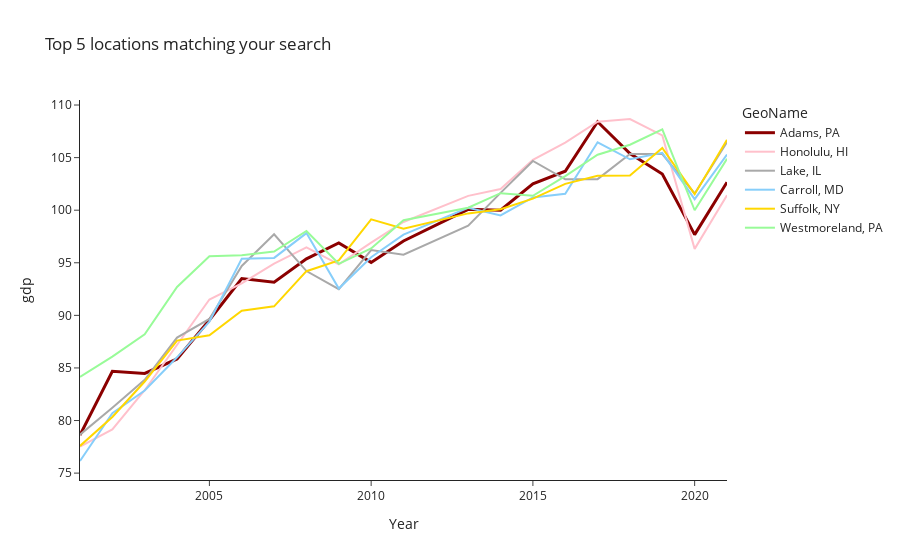

Here is the notebook cell this chart was saved with:
### Code cell
# you can plot the few most similar cities:
f.plot_kins()

### Figure 1 — Plotly figure (JSON) as saved in the notebook; plotly's stock layout.template omitted (floating-point values rounded to 4 significant figures)
{"data": [{"line": {"color": "darkred", "width": 3}, "mode": "lines", "name": "Adams, PA", "text": "Adams, PA", "textposition": "top right", "type": "scatter", "x": [2001, 2002, 2003, 2004, 2005, 2006, 2007, 2008, 2009, 2010, 2011, 2013, 2014, 2015, 2016, 2017, 2018, 2019, 2020, 2021], "y": [78.62, 84.69, 84.47, 85.86, 89.56, 93.51, 93.15, 95.38, 96.89, 95.04, 97.07, 100.1, 100.0, 102.5, 103.7, 108.4, 105.4, 103.4, 97.68, 102.7]}, {"line": {"color": "#FFC0CB"}, "mode": "lines", "name": "Honolulu, HI", "text": "Honolulu, HI", "textposition": "top right", "type": "scatter", "x": [2001, 2002, 2003, 2004, 2005, 2006, 2007, 2008, 2009, 2010, 2011, 2013, 2014, 2015, 2016, 2017, 2018, 2019, 2020, 2021], "y": [77.52, 79.16, 82.88, 87.19, 91.51, 93.04, 94.93, 96.47, 94.85, 96.92, 98.88, 101.4, 102.0, 104.8, 106.4, 108.4, 108.7, 107.1, 96.32, 101.4]}, {"line": {"color": "#A9A9A9"}, "mode": "lines", "name": "Lake, IL", "text": "Lake, IL", "textposition": "top right", "type": "scatter", "x": [2001, 2002, 2003, 2004, 2005, 2006, 2007, 2008, 2009, 2010, 2011, 2013, 2014, 2015, 2016, 2017, 2018, 2019, 2020, 2021], "y": [78.66, 81.22, 83.88, 87.88, 89.66, 94.69, 97.71, 94.21, 92.5, 96.2, 95.77, 98.52, 101.7, 104.7, 102.9, 103.0, 105.3, 105.3, 101.6, 106.5]}, {"line": {"color": "#87CEFA"}, "mode": "lines", "name": "Carroll, MD", "text": "Carroll, MD", "textposition": "top right", "type": "scatter", "x": [2001, 2002, 2003, 2004, 2005, 2006, 2007, 2008, 2009, 2010, 2011, 2013, 2014, 2015, 2016, 2017, 2018, 2019, 2020, 2021], "y": [76.15, 80.7, 82.85, 86.01, 89.4, 95.38, 95.46, 97.82, 92.55, 95.52, 97.68, 100.2, 99.51, 101.2, 101.6, 106.5, 104.8, 105.5, 101.0, 105.3]}, {"line": {"color": "#FFD700"}, "mode": "lines", "name": "Suffolk, NY", "text": "Suffolk, NY", "textposition": "top right", "type": "scatter", "x": [2001, 2002, 2003, 2004, 2005, 2006, 2007, 2008, 2009, 2010, 2011, 2013, 2014, 2015, 2016, 2017, 2018, 2019, 2020, 2021], "y": [77.58, 80.34, 83.71, 87.6, 88.11, 90.44, 90.86, 94.2, 95.22, 99.13, 98.24, 99.7, 100.1, 101.1, 102.5, 103.3, 103.3, 105.9, 101.5, 106.7]}, {"line": {"color": "#98FB98"}, "mode": "lines", "name": "Westmoreland, PA", "text": "Westmoreland, PA", "textposition": "top right", "type": "scatter", "x": [2001, 2002, 2003, 2004, 2005, 2006, 2007, 2008, 2009, 2010, 2011, 2013, 2014, 2015, 2016, 2017, 2018, 2019, 2020, 2021], "y": [84.15, 86.08, 88.19, 92.7, 95.62, 95.72, 96.06, 98.02, 94.91, 96.36, 99.05, 100.2, 101.6, 101.4, 103.2, 105.3, 106.2, 107.7, 100.0, 104.9]}], "layout": {"legend": {"title": {"text": "GeoName"}}, "title": {"text": "Top 5 locations matching your search"}, "xaxis": {"title": {"text": "Year"}}, "yaxis": {"title": {"text": "gdp"}}}}
